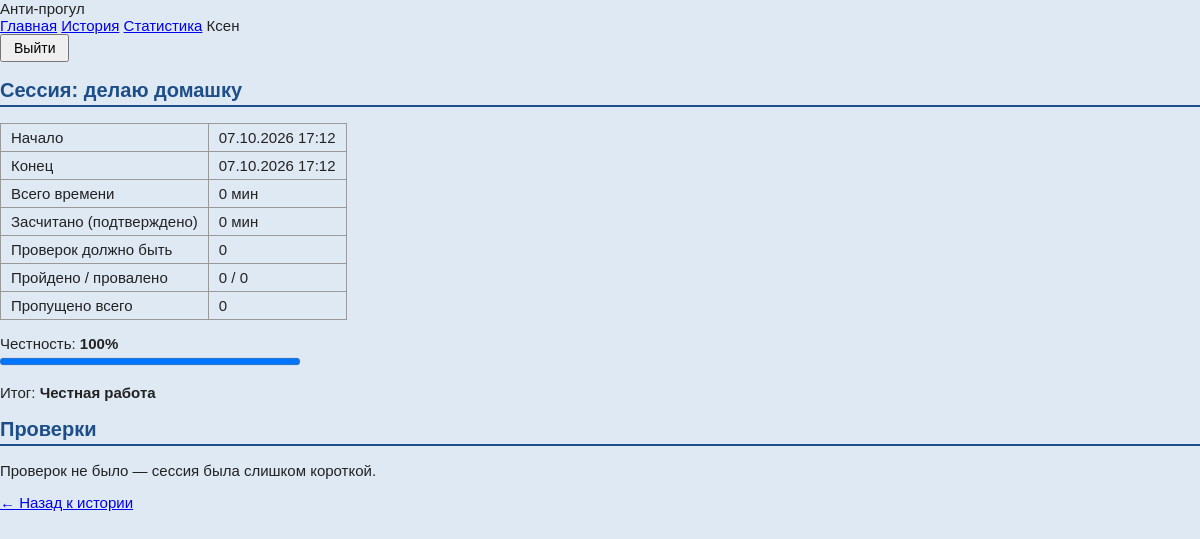
Screenshot of /history/2/ (signed in) with the database file from the repository.
### tracker/models.py (models this page shows, shortened)
class WorkSession(models.Model):
    user = models.ForeignKey(User, on_delete=models.CASCADE, verbose_name='Пользователь')
    task = models.CharField('Чем занимаюсь', max_length=200)
    start_time = models.DateTimeField('Начало', default=timezone.now)
    end_time = models.DateTimeField('Конец', null=True, blank=True)
    is_active = models.BooleanField('Идёт сейчас', default=True)
    class Meta:
        verbose_name = 'Рабочая сессия'
        verbose_name_plural = 'Рабочие сессии'
        ordering = ['-start_time']
    def duration_minutes(self):
        end = self.end_time if self.end_time else timezone.now()
        seconds = (end - self.start_time).total_seconds()
        return int(seconds // 60)
    def passed_checks(self):
        return self.checks.filter(passed=True).count()
    def failed_checks(self):
        return self.checks.filter(passed=False, answered_at__isnull=False).count()
    def expected_checks(self):
        return self.duration_minutes() // settings.CHECK_INTERVAL_MINUTES
    def missed_checks(self):
        missed = self.expected_checks() - self.passed_checks()
        if missed < 0:
            missed = 0
        return missed
    def honest_percent(self):
        expected = self.expected_checks()
        if expected == 0:
            return 100
        percent = self.passed_checks() * 100 // expected
        if percent > 100:
            percent = 100
        return percent
    def verified_minutes(self):
        return self.duration_minutes() * self.honest_percent() // 100
    def status(self):
        if self.is_active:
            return 'Идёт'
        percent = self.honest_percent()
        if percent == 100:
            return 'Честная работа'
        elif percent >= 50:
            return 'Есть пропуски'
        else:
            return 'Прогул'

### tracker/views.py (the view)
# urls.py: path('history/<int:session_id>/', views.session_detail, name='session_detail'),
@login_required
def session_detail(request, session_id):
    session = get_object_or_404(WorkSession, id=session_id, user=request.user)
    checks = session.checks.all()
    return render(request, 'tracker/session_detail.html', {'session': session, 'checks': checks})

### tracker/templatetags/time_filters.py (called while the page is built)
@register.filter
def hours(minutes):
    minutes = int(minutes)
    h = minutes // 60
    m = minutes % 60
    if h == 0:
        return f'{m} мин'
    return f'{h} ч {m} мин'

### templates/tracker/session_detail.html (shortened to what this page needs)
{% extends 'base.html' %}
{% load time_filters %}
{% block content %}
<h2>Сессия: {{ session.task }}</h2>
<table>
    <tr>
        <td>Начало</td>
        <td>{{ session.start_time|date:"d.m.Y H:i" }}</td>
    </tr>
    <tr>
        <td>Конец</td>
        <td>
            {% if session.end_time %}
                {{ session.end_time|date:"d.m.Y H:i" }}
            {% else %}
                ещё идёт
            {% endif %}
        </td>
    </tr>
    <tr>
        <td>Всего времени</td>
        <td>{{ session.duration_minutes|hours }}</td>
    </tr>
    <tr>
        <td>Засчитано (подтверждено)</td>
        <td>{{ session.verified_minutes|hours }}</td>
    </tr>
    <tr>
        <td>Проверок должно быть</td>
        <td>{{ session.expected_checks }}</td>
    </tr>
    <tr>
        <td>Пройдено / провалено</td>
        <td>{{ session.passed_checks }} / {{ session.failed_checks }}</td>
    </tr>
    <tr>
        <td>Пропущено всего</td>
        <td>{{ session.missed_checks }}</td>
    </tr>
</table>
<p>Честность: <b>{{ session.honest_percent }}%</b><br>
   <progress value="{{ session.honest_percent }}" max="100"></progress></p>
<p>Итог: <b>{{ session.status }}</b></p>
<h2>Проверки</h2>
{% if checks %}
    <table>
        <tr>
            <th>Время</th>
            <th>Код</th>
            <th>Результат</th>
        </tr>
        {% for c in checks %}
            <tr>
                <td>{{ c.created_at|date:"H:i:s" }}</td>
                <td>{{ c.code }}</td>
                {% if c.passed %}
                    <td class="green">пройдена</td>
                {% elif c.answered_at %}
                    <td class="red">не пройдена</td>
                {% else %}
                    <td>ждёт ответа</td>
                {% endif %}
            </tr>
        {% endfor %}
    </table>
{% else %}
    <p>Проверок не было — сессия была слишком короткой.</p>
{% endif %}
<p><a href="{% url 'history' %}">&larr; Назад к истории</a></p>
{% endblock %}

### templates/base.html (shortened to what this page needs)
{% load static %}
<!DOCTYPE html>
<html lang="ru">
<head>
    <link rel="stylesheet" href="{% static 'style.css' %}">
</head>
<body>
    <header>
        <div class="logo">Анти-прогул</div>
        {% if user.is_authenticated %}
            <nav>
                <a href="{% url 'home' %}">Главная</a>
                <a href="{% url 'history' %}">История</a>
                <a href="{% url 'stats' %}">Статистика</a>
                <span class="username">{{ user.username }}</span>
                <form action="{% url 'logout' %}" method="post" class="inline">
                    <button type="submit" class="link-btn">Выйти</button>
                </form>
            </nav>
        {% endif %}
    </header>
    <main>
        {% block content %}{% endblock %}
    </main>
</body>
</html>

### static/style.css (style rules this page uses)
body { font-family: Verdana, Arial, sans-serif; font-size: 15px; background-color: #dfe9f3; color: #222; margin: 0; }
h2 { color: #1d4e89; font-size: 20px; border-bottom: 2px solid #1d4e89; padding-bottom: 3px; }
table { border-collapse: collapse; margin: 10px 0; }
td, th { border: 1px solid #999; padding: 5px 10px; text-align: left; }
button { padding: 4px 12px; font-size: 14px; cursor: pointer; }
progress { width: 300px; }

### rows the page displays
WorkSession: task "делаю домашку", start_time "07.10.2026 17:12", end_time "07.10.2026 17:12", duration_minutes|hours "0 мин", verified_minutes|hours "0 мин", expected_checks "0", passed_checks "0", failed_checks "0", missed_checks "0", honest_percent "100", status "Честная работа"

### other values shown
{{ user.username }} "Ксен"
